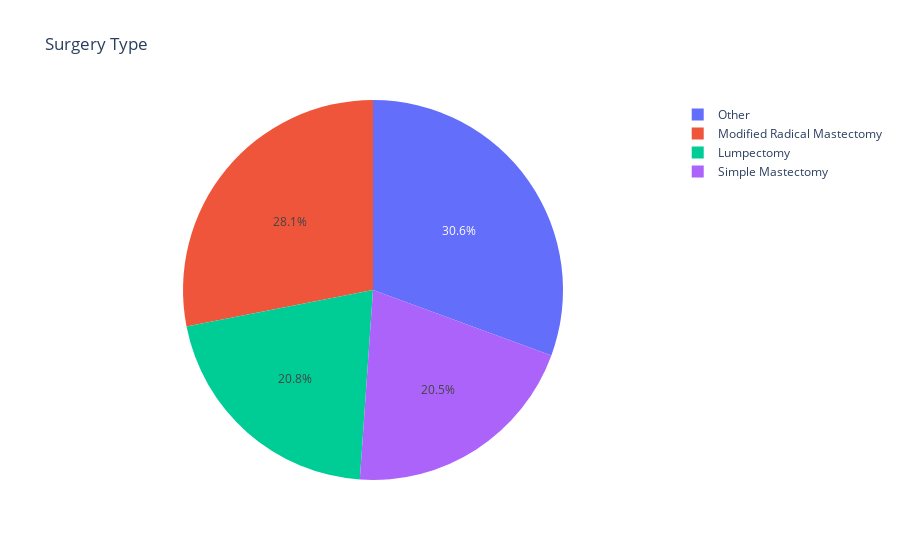

Here is the notebook cell this chart was saved with:
### Markdown cell above
### Explore the types of the surgeries that were done to the patients

### Code cell
df.info()

surgery = df['Surgery_type'].value_counts()

figure = px.pie(values=surgery.values, names=surgery.index, title='Surgery Type')

figure.show()
surgery

### Figure 1 — Plotly figure (JSON) as saved in the notebook; plotly's stock layout.template omitted (floating-point values rounded to 4 significant figures)
{"data": [{"domain": {"x": [0, 1], "y": [0, 1]}, "hovertemplate": "label=%{label}<br>value=%{value}<extra></extra>", "labels": ["Other", "Modified Radical Mastectomy", "Lumpectomy", "Simple Mastectomy"], "legendgroup": "", "name": "", "showlegend": true, "type": "pie", "values": [97, 89, 66, 65]}], "layout": {"legend": {"tracegroupgap": 0}, "title": {"text": "Surgery Type"}}}
